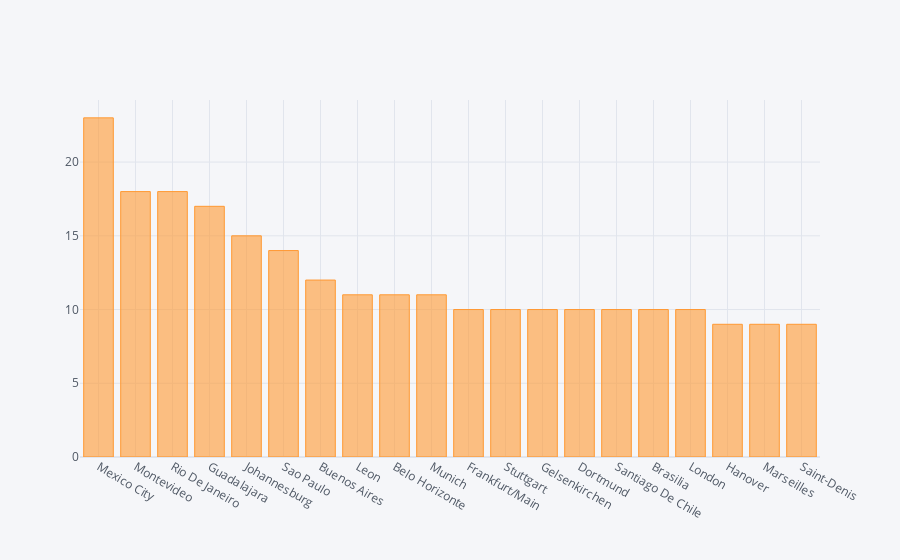

Notebook code for this chart:
### Code cell
# Most matches were played in which cities
matches['City'].value_counts()[:20].iplot(kind = 'bar')

### Figure 1 — Plotly figure (JSON) as saved in the notebook; plotly's stock layout.template omitted (floating-point values rounded to 4 significant figures)
{"data": [{"marker": {"color": "rgba(255, 153, 51, 0.6)", "line": {"color": "rgba(255, 153, 51, 1.0)", "width": 1}}, "name": "City", "orientation": "v", "text": "", "type": "bar", "x": ["Mexico City ", "Montevideo ", "Rio De Janeiro ", "Guadalajara ", "Johannesburg ", "Sao Paulo ", "Buenos Aires ", "Leon ", "Belo Horizonte ", "Munich ", "Frankfurt/Main ", "Stuttgart ", "Gelsenkirchen ", "Dortmund ", "Santiago De Chile ", "Brasilia ", "London ", "Hanover ", "Marseilles ", "Saint-Denis "], "y": [23, 18, 18, 17, 15, 14, 12, 11, 11, 11, 10, 10, 10, 10, 10, 10, 10, 9, 9, 9]}], "layout": {"legend": {"bgcolor": "#F5F6F9", "font": {"color": "#4D5663"}}, "paper_bgcolor": "#F5F6F9", "plot_bgcolor": "#F5F6F9", "title": {"font": {"color": "#4D5663"}}, "xaxis": {"gridcolor": "#E1E5ED", "showgrid": true, "tickfont": {"color": "#4D5663"}, "title": {"font": {"color": "#4D5663"}, "text": ""}, "zerolinecolor": "#E1E5ED"}, "yaxis": {"gridcolor": "#E1E5ED", "showgrid": true, "tickfont": {"color": "#4D5663"}, "title": {"font": {"color": "#4D5663"}, "text": ""}, "zerolinecolor": "#E1E5ED"}}}
